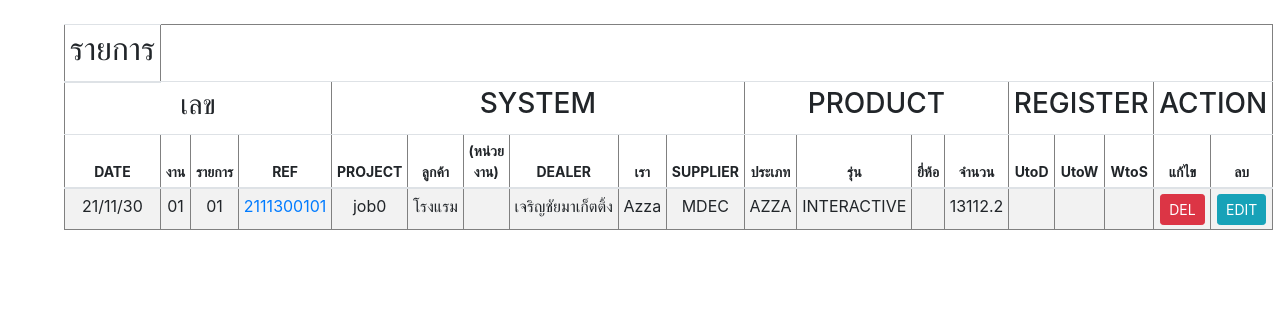
Page /customer/customer_show.php on the committed database.
### tables this page shows
CREATE TABLE `customer` (
  `REF_NO` varchar(255) NOT NULL,
  `CUSTOMER_ID` int(10) NOT NULL,
  `CREATE_DATE` varchar(255) NOT NULL,
  `TIME` varchar(255) NOT NULL,
  `AMOUNT` float NOT NULL,
  `PROJECT` varchar(255) NOT NULL,
  `EQUIPMENT` varchar(255) NOT NULL,
  `USER` varchar(255) NOT NULL,
  `UNIT` varchar(255) DEFAULT NULL,
  `BRANDNAME` varchar(255) NOT NULL,
  `SERIES` varchar(255) NOT NULL,
  `LOGO` varchar(255) DEFAULT NULL,
  `PROVINCE` varchar(255) NOT NULL,
  `DISTRICT` varchar(255) NOT NULL,
  `SUBDISTRICT` varchar(255) NOT NULL,
  `ZIPCODE` varchar(5) NOT NULL,
  `CONTACT` varchar(255) NOT NULL,
  `DEPARTMENT` varchar(255) NOT NULL,
  `NAME` varchar(255) NOT NULL,
  `PHONE` varchar(255) NOT NULL,
  `EMAIL` varchar(255) NOT NULL,
  `DEALER` varchar(255) NOT NULL,
  `WE` varchar(255) NOT NULL DEFAULT 'Azza',
  `SUPPLIER` varchar(255) NOT NULL
);

### customer/customer_show.php (the view, shortened to what this page needs)
<?php
$conn=new Databases;
$conn = $conn->__construct();
$query = "SELECT * FROM customer ORDER BY CUSTOMER_ID DESC";
$result = mysqli_query($conn, $query);
$idx=00;
?>
<!DOCTYPE html PUBLIC "-//W3C//DTD XHTML 1.0 Transitional//EN" "http://www.w3.org/TR/xhtml1/DTD/xhtml1-transitional.dtd">
<html xmlns="http://www.w3.org/1999/xhtml">
<head>
<link rel="stylesheet" href="https://cdn.jsdelivr.net/npm/bootstrap@4.6.0/dist/css/bootstrap.min.css">
    <link href="https://unpkg.com/gijgo@1.9.13/css/gijgo.min.css" rel="stylesheet" type="text/css" />
</head>
<body>
<br>
<table border='1' style="width:90%; margin-left:5%" class="table table-striped table-sm">
  <thead align="center" style="font-size:14px;">
   <tr align="center">
        <th><h2>รายการ</h2></th>
    </tr>
    <tr>
        <td colspan="4"><h3>เลข</h3></td>
        <td colspan="6"><h3>SYSTEM</h3></td>
        <td colspan="4"><h3>PRODUCT</h3></td>
        <td colspan="3"><h3>REGISTER</h3></td>
        <td colspan="2"><h3>ACTION</h3></td>
    </tr>
    <tr>
        <th>DATE</th>
        <th>งาน</th>
        <th>รายการ</th>
        <th>REF</th>
        	<th>PROJECT</th>
        	<th>ลูกค้า</th>
            <th>(หน่วยงาน)</th>
        	<th>DEALER</th>
        	<th>เรา</th>
     		<th>SUPPLIER</th>
        <th>ประเภท</th>
        <th>รุ่น</th>
        <th>ยี่ห้อ</th>
        <th>จำนวน</th>
       <th>UtoD</th>
       <th>UtoW</th>
       <th>WtoS</th>
     		<th>แก้ไข</th>
            <th>ลบ</th>
     </tr>
  </thead>
  <tbody>
      <?php
		while($row = mysqli_fetch_array($result))
		{$idx=$idx+1;
		?>
		<tr id=<?php echo $row["CUSTOMER_ID"];?>>
        <td width="2%" align="center"><nobr><?php echo $row['CREATE_DATE'];?></nobr></td>
    	<td width="2%" align="center"><nobr><?php echo sprintf("%02d",$row['CUSTOMER_ID']); ?></a></nobr></td>
    	<td width="3%" align="center"><nobr><?php echo sprintf("%02d",$row['CUSTOMER_ID']); ?></nobr></td>
    	<td width="3%" align="center"><nobr><a href="customer_show_user.php?ID=<?=$row['CUSTOMER_ID'];?>"><?php echo $row['REF_NO'].sprintf("%02d",$row['CUSTOMER_ID']).sprintf("%02d",$row['CUSTOMER_ID']);?></a></nobr></td>
    	<td width="5%" align="center"><nobr><?php echo $row['PROJECT']; ?></nobr></td>
    	<td width="5%" align="left"><nobr><?php echo $row['USER']; ?></nobr></td>
        <td width="5%" align="left"><nobr><?php echo $row['UNIT']; ?></nobr></td>
        <td width="5%" align="left"><nobr><?php echo $row['DEALER']; ?></nobr></td>
        <td width="4%" align="left"><nobr><?php echo $row['WE'] ;?></nobr></td>
        <td width="6%" align="center"><nobr><?php echo $row['SUPPLIER'] ;?></nobr></td>
        <td width="7%" align="center"><nobr><?php echo $row['BRANDNAME'];?></nobr></td>
        <td width="7%" align="center"><nobr><?php echo $row['SERIES'];?></nobr></td>
        <td width="7%" align="center"><nobr><?php echo $row['LOGO'];?></nobr></td>
        <td width="5%" align="center"><nobr><?php echo $row["AMOUNT"]; ?></nobr></td>
        <td width="5%" align="center"><nobr><?php echo ""; ?></nobr></td>
        <td width="5%" align="center"><nobr><?php echo ""; ?></nobr></td>
        <td width="5%" align="center"><nobr><?php echo ""; ?></nobr></td>
        <td width="4%" align="center"><button class="btn btn-danger btn-sm" id="dels" name="dels" onclick="dels(<?php echo $row["CUSTOMER_ID"];?>)" >DEL</button></td>
        <td width="4%" align="center" ><button class="btn btn-info btn-sm" id="edits" name="edits" onclick="edits(<?php echo $row["CUSTOMER_ID"];?>)" >EDIT</button></td>
		</tr>
        <?php
		}
?>
   </tbody>
</table>
</body>
</body>
</html>

### rows in the picture
customer: CREATE_DATE "21/11/30", CUSTOMER_ID "01", REF_NO "211130", PROJECT "job0", USER "โรงแรม", DEALER "เจริญชัยมาเก็ตติ้ง", WE "Azza", SUPPLIER "MDEC", BRANDNAME "AZZA", SERIES "INTERACTIVE", AMOUNT "13112.2"
